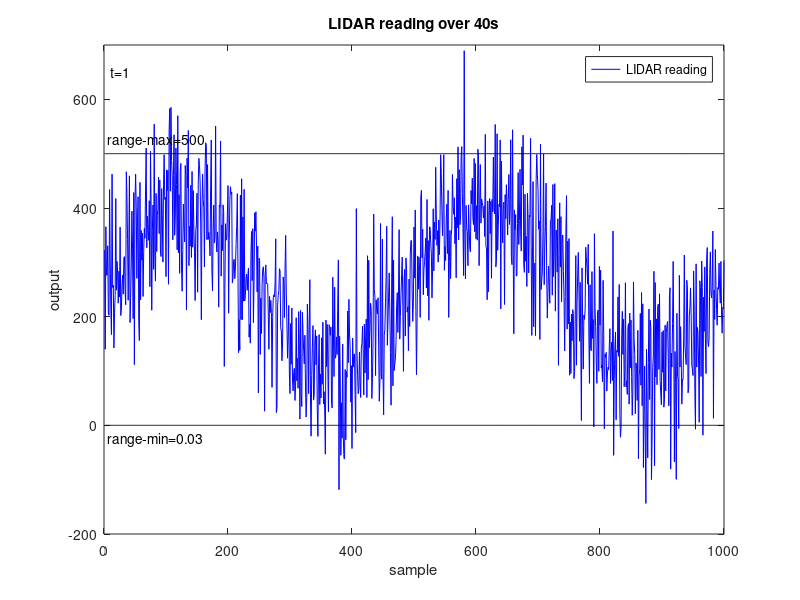

Source code (MATLAB): (Note: this script raises an error after producing the figure.)
clc, clear, close all

N = 1000;
A = 150; B = 250;
T_total = 40;
num_points = 1:1:N;
ubound = 500*ones(1,N);
lbound = 0.03*ones(1,N);
scan=csvread('LIDAR_data.csv');
rf_result=csvread('rf_result.csv');
rf_result=rf_result(:,1:N);
tmf_result=csvread('tmf_result.csv');
tmf_result=tmf_result(:,1:N);
rf_tmf_result=csvread('rf_tmf_result.csv');
rf_tmf_result=rf_tmf_result(:,1:N);

figure(1)
for t=1:1:T_total
    plot(num_points,scan(t,:),'b',num_points,ubound,'k',num_points,lbound,'k')
    xlim([0 N]), ylim([-200 700])
    text(10,650,sprintf('t=%u',t))
    text(5,-25,'range-min=0.03')
    text(5,525,'range-max=500')
    title('LIDAR reading over 40s')
    legend('LIDAR reading')
    ylabel('output'),xlabel('sample')
    f = getframe(gcf);
    [imind,cm] = rgb2ind(f.cdata,256);
    if t==1
        imwrite(imind,cm,'LIDAR_data.gif','DelayTime',0,'LoopCount',inf);
    else
        imwrite(imind,cm,'LIDAR_data.gif','WriteMode','append','DelayTime',0);
    end
end

figure(2)
for t=1:1:T_total
    plot(num_points,scan(t,:),'b',num_points,rf_result(t,:),'g',num_points,ubound,'k',num_points,lbound,'k')
    xlim([0 N]), ylim([-200 700])
    text(10,650,sprintf('t=%u',t))
    text(5,-25,'range-min=0.03')
    text(5,525,'range-max=500')
    title('RF filtered LIDAR reading over 40s')
    legend('LIDAR reading','RF filtered LIDAR reading')
    ylabel('output'),xlabel('sample')
    f = getframe(gcf);
    [imind,cm] = rgb2ind(f.cdata,256);
    if t==1
        imwrite(imind,cm,'rf_result.gif','DelayTime',0,'LoopCount',inf);
    else
        imwrite(imind,cm,'rf_result.gif','WriteMode','append','DelayTime',0);
    end
end

figure(3)
for t=1:1:T_total
    plot(num_points,scan(t,:),'b',num_points,tmf_result(t,:),'r',num_points,ubound,'k',num_points,lbound,'k')
    xlim([0 N]), ylim([-200 700])
    text(10,650,sprintf('t=%u',t))
    text(5,-25,'range-min=0.03')
    text(5,525,'range-max=500')
    title('TMF filtered LIDAR reading over 40s')
    legend('LIDAR reading','TMF filtered LIDAR reading')
    ylabel('output'),xlabel('sample')
    f = getframe(gcf);
    [imind,cm] = rgb2ind(f.cdata,256);
    if t==1
        imwrite(imind,cm,'tmf_result.gif','DelayTime',0,'LoopCount',inf);
    else
        imwrite(imind,cm,'tmf_result.gif','WriteMode','append','DelayTime',0);
    end
end